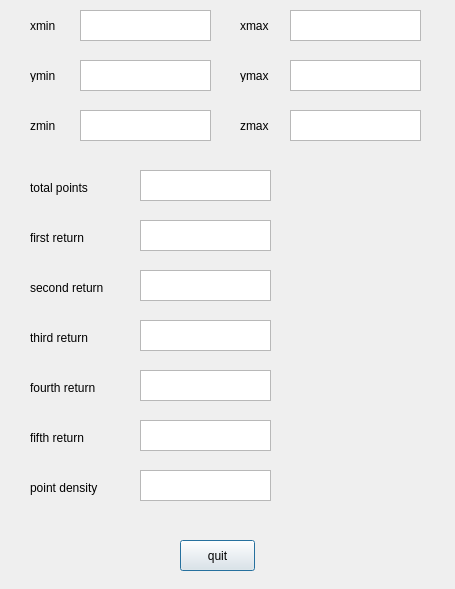
<?xml version="1.0" encoding="UTF-8"?>
<ui version="4.0">
 <class>PointInfoDlgClass</class>
 <widget class="QDialog" name="PointInfoDlgClass">
  <property name="geometry">
   <rect>
    <x>0</x>
    <y>0</y>
    <width>455</width>
    <height>589</height>
   </rect>
  </property>
  <property name="windowTitle">
   <string>PointInfoDlg</string>
  </property>
  <widget class="QLabel" name="xMinLabel">
   <property name="geometry">
    <rect>
     <x>30</x>
     <y>20</y>
     <width>54</width>
     <height>12</height>
    </rect>
   </property>
   <property name="text">
    <string>xmin</string>
   </property>
  </widget>
  <widget class="QPlainTextEdit" name="xMin">
   <property name="geometry">
    <rect>
     <x>80</x>
     <y>10</y>
     <width>131</width>
     <height>31</height>
    </rect>
   </property>
  </widget>
  <widget class="QPlainTextEdit" name="xMax">
   <property name="geometry">
    <rect>
     <x>290</x>
     <y>10</y>
     <width>131</width>
     <height>31</height>
    </rect>
   </property>
  </widget>
  <widget class="QLabel" name="xMaxLabel">
   <property name="geometry">
    <rect>
     <x>240</x>
     <y>20</y>
     <width>54</width>
     <height>12</height>
    </rect>
   </property>
   <property name="text">
    <string>xmax</string>
   </property>
  </widget>
  <widget class="QPlainTextEdit" name="yMin">
   <property name="geometry">
    <rect>
     <x>80</x>
     <y>60</y>
     <width>131</width>
     <height>31</height>
    </rect>
   </property>
  </widget>
  <widget class="QLabel" name="yMaxLabel">
   <property name="geometry">
    <rect>
     <x>240</x>
     <y>70</y>
     <width>54</width>
     <height>12</height>
    </rect>
   </property>
   <property name="text">
    <string>ymax</string>
   </property>
  </widget>
  <widget class="QLabel" name="yMinLabel">
   <property name="geometry">
    <rect>
     <x>30</x>
     <y>70</y>
     <width>54</width>
     <height>12</height>
    </rect>
   </property>
   <property name="text">
    <string>ymin</string>
   </property>
  </widget>
  <widget class="QPlainTextEdit" name="yMax">
   <property name="geometry">
    <rect>
     <x>290</x>
     <y>60</y>
     <width>131</width>
     <height>31</height>
    </rect>
   </property>
  </widget>
  <widget class="QPlainTextEdit" name="zMax">
   <property name="geometry">
    <rect>
     <x>290</x>
     <y>110</y>
     <width>131</width>
     <height>31</height>
    </rect>
   </property>
  </widget>
  <widget class="QLabel" name="zMinLabel">
   <property name="geometry">
    <rect>
     <x>30</x>
     <y>120</y>
     <width>54</width>
     <height>12</height>
    </rect>
   </property>
   <property name="text">
    <string>zmin</string>
   </property>
  </widget>
  <widget class="QLabel" name="zMaxLabel">
   <property name="geometry">
    <rect>
     <x>240</x>
     <y>120</y>
     <width>54</width>
     <height>12</height>
    </rect>
   </property>
   <property name="text">
    <string>zmax</string>
   </property>
  </widget>
  <widget class="QPlainTextEdit" name="zMin">
   <property name="geometry">
    <rect>
     <x>80</x>
     <y>110</y>
     <width>131</width>
     <height>31</height>
    </rect>
   </property>
  </widget>
  <widget class="QLabel" name="totalPtNLabel">
   <property name="geometry">
    <rect>
     <x>30</x>
     <y>180</y>
     <width>81</width>
     <height>16</height>
    </rect>
   </property>
   <property name="text">
    <string>total points</string>
   </property>
  </widget>
  <widget class="QPlainTextEdit" name="totalPtN">
   <property name="geometry">
    <rect>
     <x>140</x>
     <y>170</y>
     <width>131</width>
     <height>31</height>
    </rect>
   </property>
  </widget>
  <widget class="QPlainTextEdit" name="firstPtN">
   <property name="geometry">
    <rect>
     <x>140</x>
     <y>220</y>
     <width>131</width>
     <height>31</height>
    </rect>
   </property>
  </widget>
  <widget class="QLabel" name="firstPtNLabel">
   <property name="geometry">
    <rect>
     <x>30</x>
     <y>230</y>
     <width>81</width>
     <height>16</height>
    </rect>
   </property>
   <property name="text">
    <string>first return</string>
   </property>
  </widget>
  <widget class="QPlainTextEdit" name="secondPtN">
   <property name="geometry">
    <rect>
     <x>140</x>
     <y>270</y>
     <width>131</width>
     <height>31</height>
    </rect>
   </property>
  </widget>
  <widget class="QLabel" name="secondPtNLabel">
   <property name="geometry">
    <rect>
     <x>30</x>
     <y>280</y>
     <width>81</width>
     <height>16</height>
    </rect>
   </property>
   <property name="text">
    <string>second return</string>
   </property>
  </widget>
  <widget class="QPlainTextEdit" name="thirdPtN">
   <property name="geometry">
    <rect>
     <x>140</x>
     <y>320</y>
     <width>131</width>
     <height>31</height>
    </rect>
   </property>
  </widget>
  <widget class="QLabel" name="thirdPtNLabel">
   <property name="geometry">
    <rect>
     <x>30</x>
     <y>330</y>
     <width>81</width>
     <height>16</height>
    </rect>
   </property>
   <property name="text">
    <string>third return</string>
   </property>
  </widget>
  <widget class="QPlainTextEdit" name="fourthPtN">
   <property name="geometry">
    <rect>
     <x>140</x>
     <y>370</y>
     <width>131</width>
     <height>31</height>
    </rect>
   </property>
  </widget>
  <widget class="QLabel" name="fourthPtNLabel">
   <property name="geometry">
    <rect>
     <x>30</x>
     <y>380</y>
     <width>81</width>
     <height>16</height>
    </rect>
   </property>
   <property name="text">
    <string>fourth return</string>
   </property>
  </widget>
  <widget class="QPlainTextEdit" name="fifthPtN">
   <property name="geometry">
    <rect>
     <x>140</x>
     <y>420</y>
     <width>131</width>
     <height>31</height>
    </rect>
   </property>
  </widget>
  <widget class="QLabel" name="fifthPtNLabel">
   <property name="geometry">
    <rect>
     <x>30</x>
     <y>430</y>
     <width>81</width>
     <height>16</height>
    </rect>
   </property>
   <property name="text">
    <string>fifth return</string>
   </property>
  </widget>
  <widget class="QPlainTextEdit" name="ptDensity">
   <property name="geometry">
    <rect>
     <x>140</x>
     <y>470</y>
     <width>131</width>
     <height>31</height>
    </rect>
   </property>
  </widget>
  <widget class="QLabel" name="ptDensityLabel">
   <property name="geometry">
    <rect>
     <x>30</x>
     <y>480</y>
     <width>81</width>
     <height>16</height>
    </rect>
   </property>
   <property name="text">
    <string>point density</string>
   </property>
  </widget>
  <widget class="QPushButton" name="quitBtn">
   <property name="geometry">
    <rect>
     <x>180</x>
     <y>540</y>
     <width>75</width>
     <height>31</height>
    </rect>
   </property>
   <property name="text">
    <string>quit</string>
   </property>
  </widget>
 </widget>
 <layoutdefault spacing="6" margin="11"/>
 <resources/>
 <connections>
  <connection>
   <sender>quitBtn</sender>
   <signal>clicked()</signal>
   <receiver>PointInfoDlgClass</receiver>
   <slot>close()</slot>
   <hints>
    <hint type="sourcelabel">
     <x>217</x>
     <y>555</y>
    </hint>
    <hint type="destinationlabel">
     <x>227</x>
     <y>294</y>
    </hint>
   </hints>
  </connection>
 </connections>
</ui>
